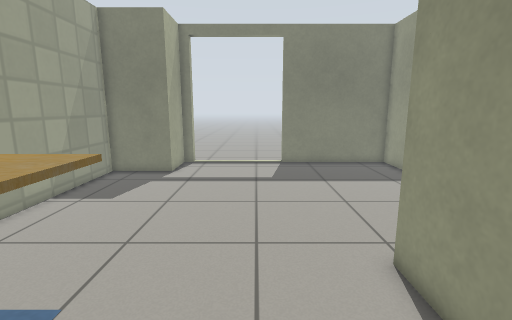
[1] (above)

12 first-person views from a walk through a world built for the Gazebo simulator. The camera is 1 m above the floor, tilts 10° down and sees 85° across. The floor is counted in squares, 0.25 m on a side. Each view is taken from the middle of a square. On the plan, view 1 faces up. The plan holds only what a view shows up to about 20 squares ahead; the rest is blank. The place goes on beyond the plan. Gazebo's built-in surfaces are drawn with simple patterns.

[2]
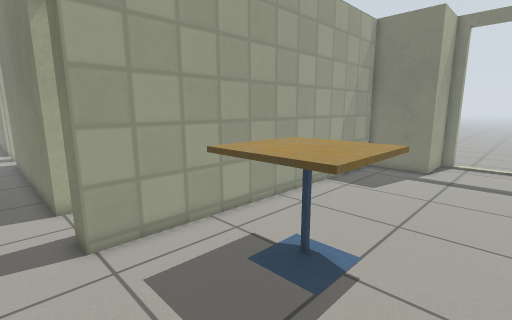

[3]
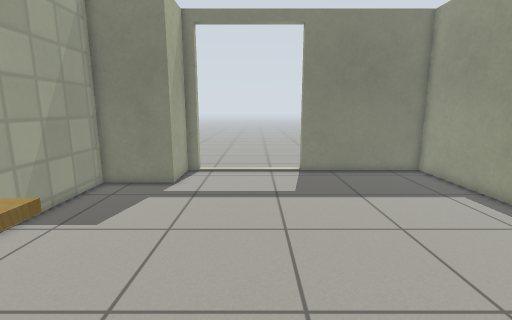

[4]
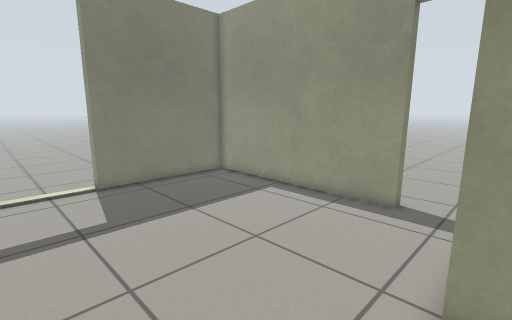

[5]
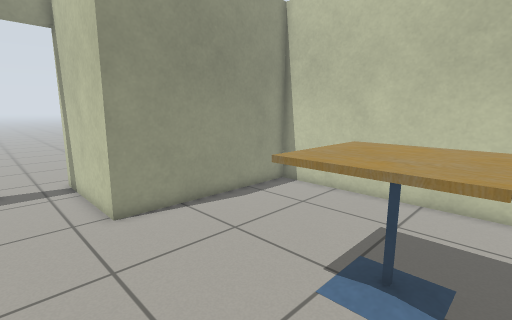

[6]
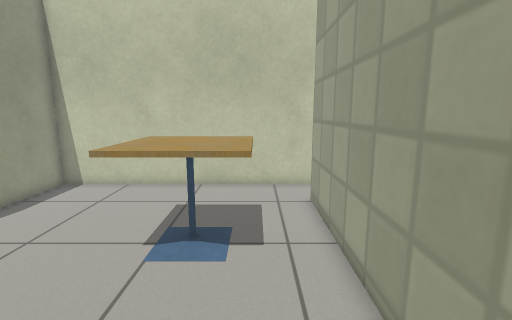

[7]
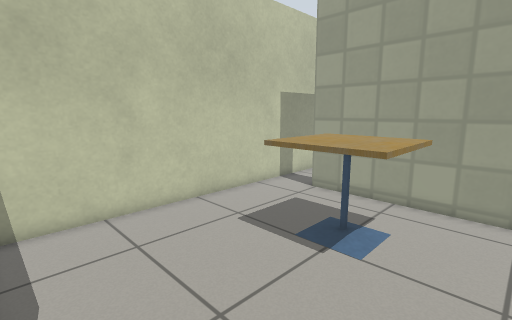

[8]
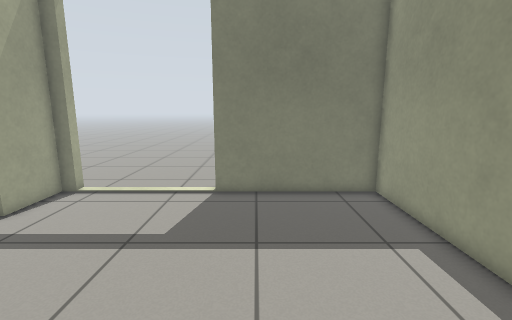

[9]
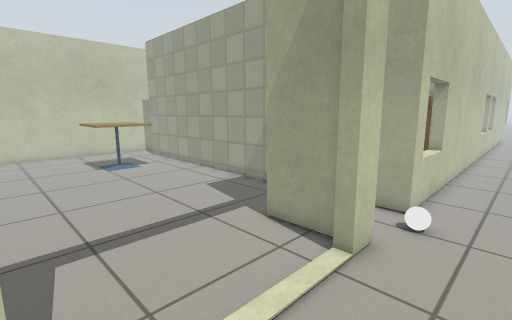

[10]
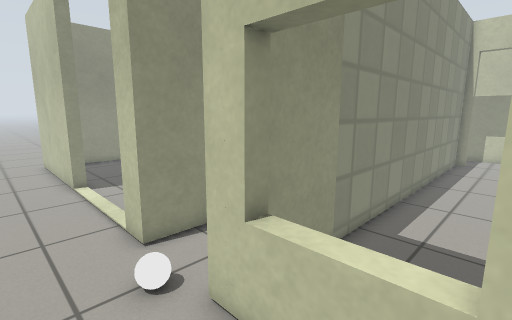

[11]
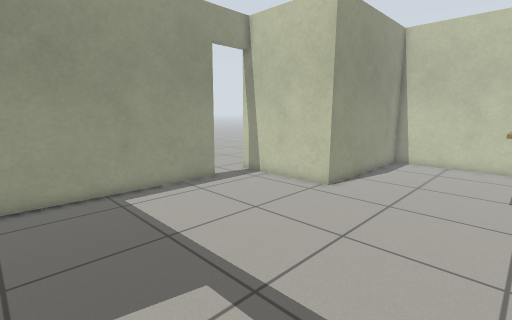

[12]
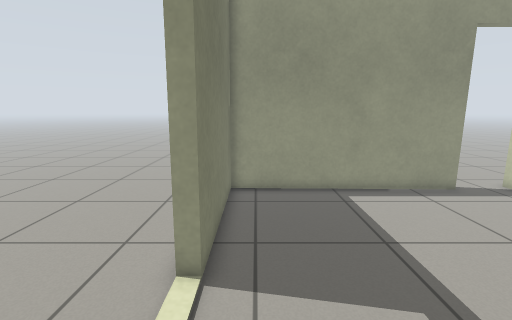

### Floor plan
Points are (right, up) in squares from view 1. A wall is a line through its corners. A room is listed if a view was taken in it or the views show most of it. See-through windows are left out.
Room 1 (views 1, 2, 3, 4, 5, 6, 7, 8, 11, 12)
walls: (9.9, 9.7) (9.9, 21.2) (2, 21.2) (2, 21.9); (-4.8, 21.9) (-4.8, 21.2) (-5.6, 21.2) (-5.6, 18) (-9.5, 18) (-9.5, -0.2) (-10.6, -0.2); (-13.6, -0.2) (-15.5, -0.2); (-13.6, -3) (3.6, -3) (3.6, 6.8) (10.5, 6.8)
ways out: opening at (-1.5, 21.5) to room 2; open door at (10, 8) to room 2; open door at (-12, 0)
objects: cafe table (-7, 2) to (-3, 6)
Room 2 (view 9)
walls: (2, 21.9) (10.5, 21.9)
ways out: opening at (-1.5, 21.5) to room 1; open door at (10, 8) to room 1; opening at (-5.5, 24.5) to room 3
Room 3 (view 10)
walls: (-15.5, 21.9) (-9.5, 21.9) (-9.5, 20.5); (-6.2, 19.5) (-6.2, 21.9) (-4.8, 21.9)
ways out: opening at (-5.5, 24.5) to room 2
objects: white ball (-8, 23)

Positions as (right, up) in squares from view 1, and headings:
1: (0, 0), facing up
2: (-1, -2), facing up-left
3: (-1, 3), facing up
4: (-2, 6), facing up-right
5: (-7, 10), facing down-right
6: (-7, 12), facing down
7: (3, 8), facing down-left
8: (4, 8), facing up
9: (2, 25), facing down-left
10: (-14, 25), facing down-right
11: (-4, 20), facing down-right
12: (-4, 20), facing right
